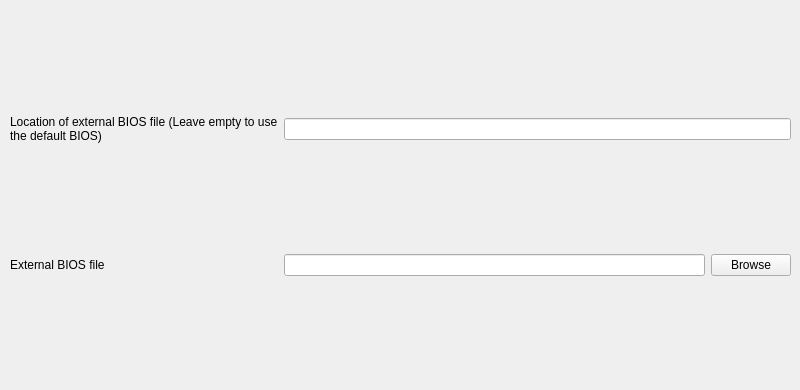
   <widget class="QWidget" name="tab_6">
    <attribute name="title">
     <string>BIOS</string>
    </attribute>
    <widget class="QWidget" name="gridLayoutWidget_5">
     <property name="geometry">
      <rect>
       <x>10</x>
       <y>10</y>
       <width>781</width>
       <height>371</height>
      </rect>
     </property>
     <layout class="QGridLayout" name="gridLayout_5">
      <item row="1" column="1">
       <widget class="QLineEdit" name="lineEdit_4"/>
      </item>
      <item row="0" column="0">
       <widget class="QLabel" name="label_11">
        <property name="text">
         <string>Location of external BIOS file (Leave empty to use the default BIOS)</string>
        </property>
        <property name="wordWrap">
         <bool>true</bool>
        </property>
       </widget>
      </item>
      <item row="1" column="0">
       <widget class="QLabel" name="label_12">
        <property name="text">
         <string>External BIOS file</string>
        </property>
        <property name="wordWrap">
         <bool>true</bool>
        </property>
       </widget>
      </item>
      <item row="1" column="2">
       <widget class="QPushButton" name="pushButton_4">
        <property name="text">
         <string>Browse</string>
        </property>
       </widget>
      </item>
      <item row="0" column="1" colspan="2">
       <widget class="QLineEdit" name="lineEdit_3"/>
      </item>
     </layout>
    </widget>
   </widget>
